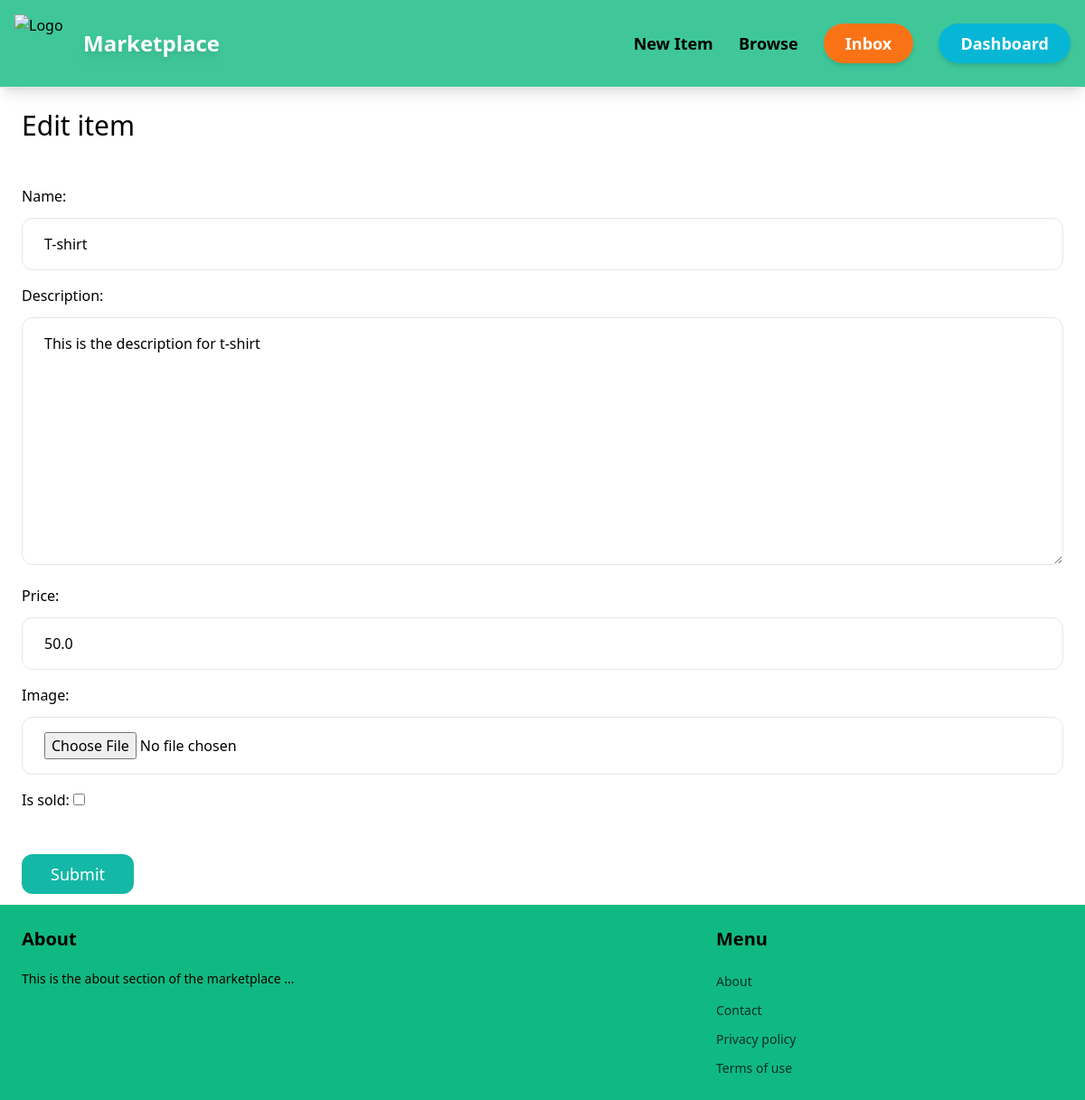
Page /items/7/edit/ (signed in) on the committed database.
### item/models.py (models this page shows, shortened)
class Item(models.Model):
    category = models.ForeignKey(Category, related_name='items', on_delete=models.CASCADE)
    name = models.CharField(max_length=255)
    description = models.TextField(blank=True, null=True)
    price = models.FloatField()
    image = models.ImageField(upload_to='items_images', blank=True, null=True)
    is_sold = models.BooleanField(default=False)
    created_by = models.ForeignKey(User, related_name='items', on_delete=models.CASCADE)
    created_at = models.DateTimeField(auto_now_add=True)

### item/views.py (the view)
# urls.py: path('<int:pk>/edit/', views.edit, name='edit'),
@login_required
def edit(request, pk):
    item = get_object_or_404(Item, pk=pk, created_by=request.user)
    if request.method == 'POST':
        form = EditItemForm(request.POST, request.FILES, instance=item)
        if form.is_valid():
            form.save()
            return redirect('item:detail', pk=item.id)
    else:
        form = EditItemForm(instance=item)
    return render(request, 'item/form.html', {
        'form' : form,
        'title' : 'Edit item',
        })

### item/forms.py
class EditItemForm(forms.ModelForm):
    class Meta:
        model = Item
        fields = ('name', 'description', 'price', 'image', 'is_sold')
        widgets = {
            'name' : forms.TextInput(attrs={
                'class' : INPUT_CLASSES
            }),
            'description' : forms.Textarea(attrs={
                'class' : INPUT_CLASSES
            }),
            'price' : forms.TextInput(attrs={
                'class' : INPUT_CLASSES
            }),
            'image' : forms.FileInput(attrs={
                'class' : INPUT_CLASSES
            })
        }

### item/templates/item/form.html (shortened to what this page needs)
{% extends 'core/base.html' %} {% block title %} {{ title }} {% endblock %}
{% block content %}
<h1 class="mb-6 text-3xl ml-6 mt-6">{{ title }}</h1>
<form method="post" action="." enctype="multipart/form-data">
  <div class="space-y-4 mt-6 p-6">{{ form.as_p }}</div>
  <button class="mt-6 py-2 px-8 text-lg bg-teal-500 hover:bg-teal-700 rounded-xl text-white ml-6 mb-3">Submit</button>
</form>
{% endblock %}

### rows in the picture
Item: name "T-shirt", description "This is the description for t-shirt", price "50.0"

### other values in the picture
{{ title }} "Edit item"
